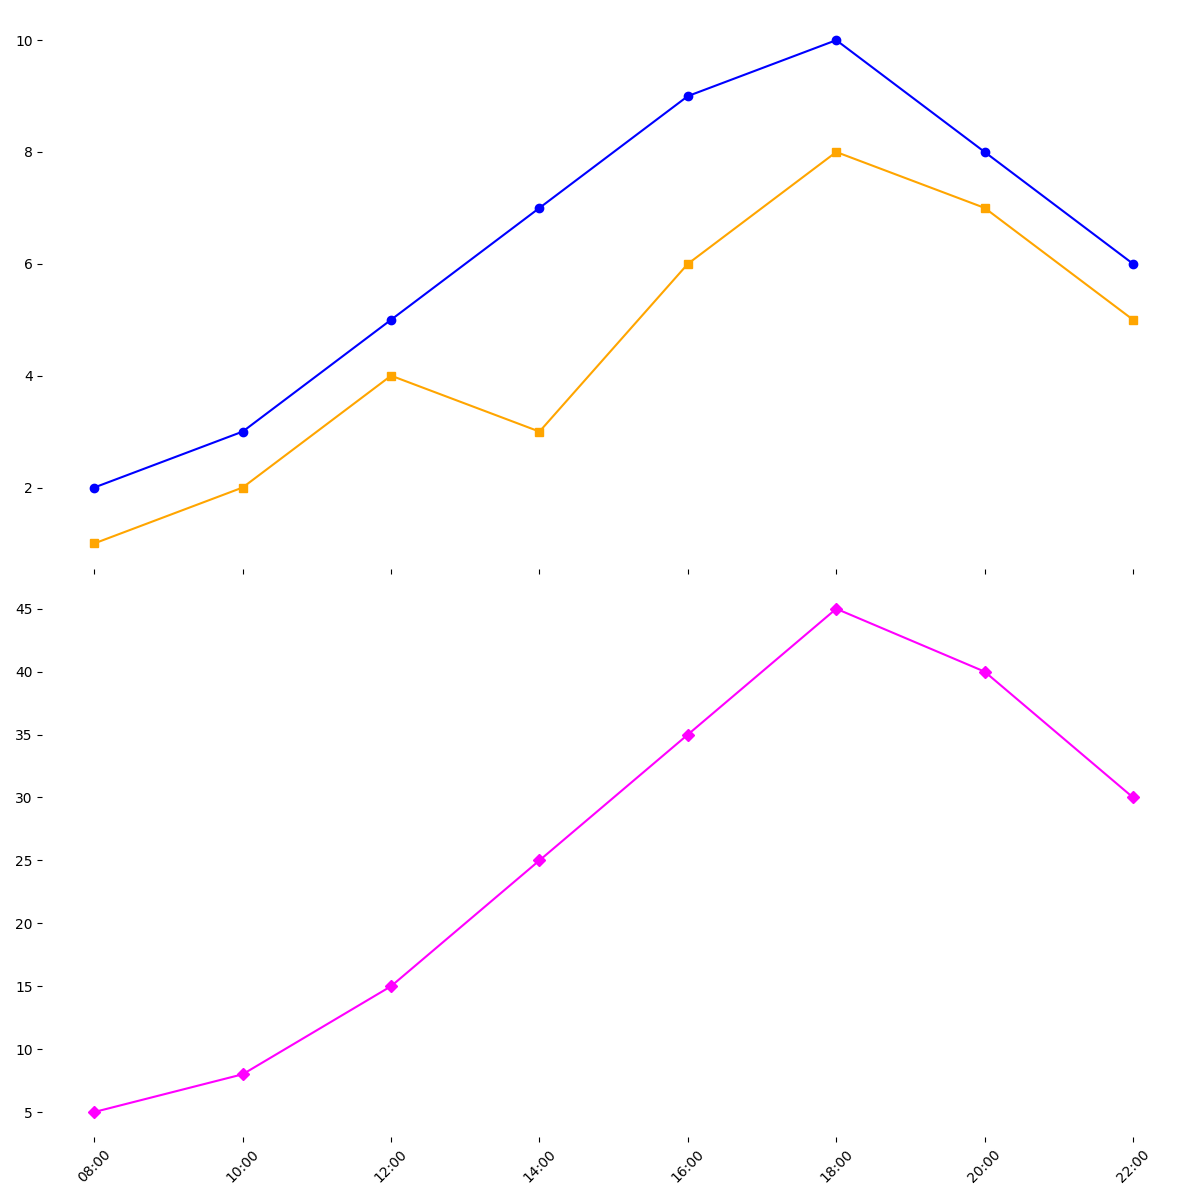

Generate this figure with Python:
import matplotlib.pyplot as plt
import numpy as np

times = np.array(['08:00', '10:00', '12:00', '14:00', '16:00', '18:00', '20:00', '22:00'])

pop_bands = np.array([2, 3, 5, 7, 9, 10, 8, 6])
rock_bands = np.array([1, 2, 4, 3, 6, 8, 7, 5])
audience_attendance = np.array([5, 8, 15, 25, 35, 45, 40, 30])

fig, axes = plt.subplots(2, 1, figsize=(12, 12), sharex=True)

axes[0].plot(times, pop_bands, '-o', color='blue')
axes[0].plot(times, rock_bands, '-s', color='orange')

axes[1].plot(times, audience_attendance, '-D', color='magenta')

for ax in axes:
    ax.tick_params(axis='x', rotation=45)
    ax.set_frame_on(False)

plt.tight_layout()
plt.show()
